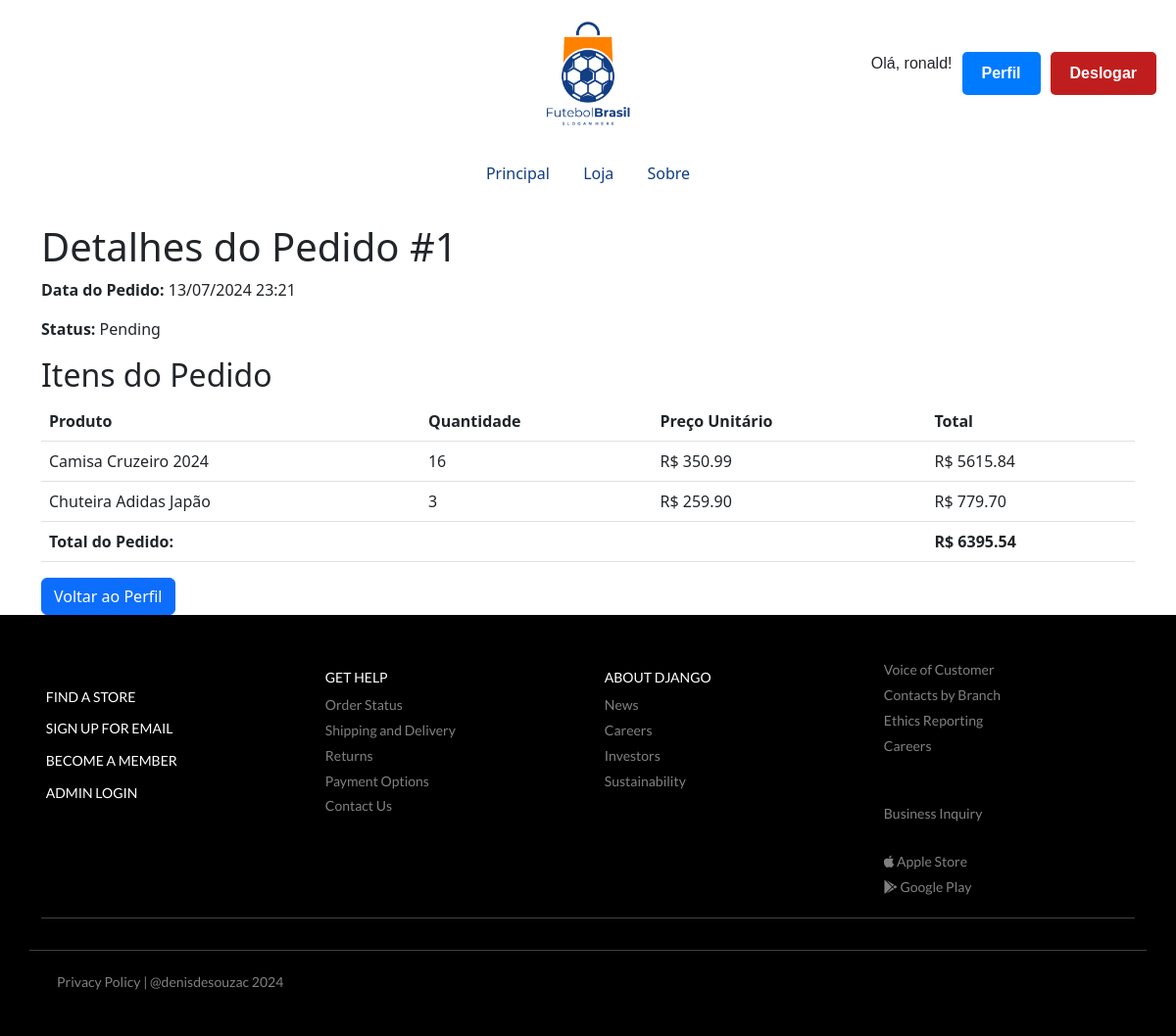
The page /pedido/1/ (signed in) on the database as committed earlier.
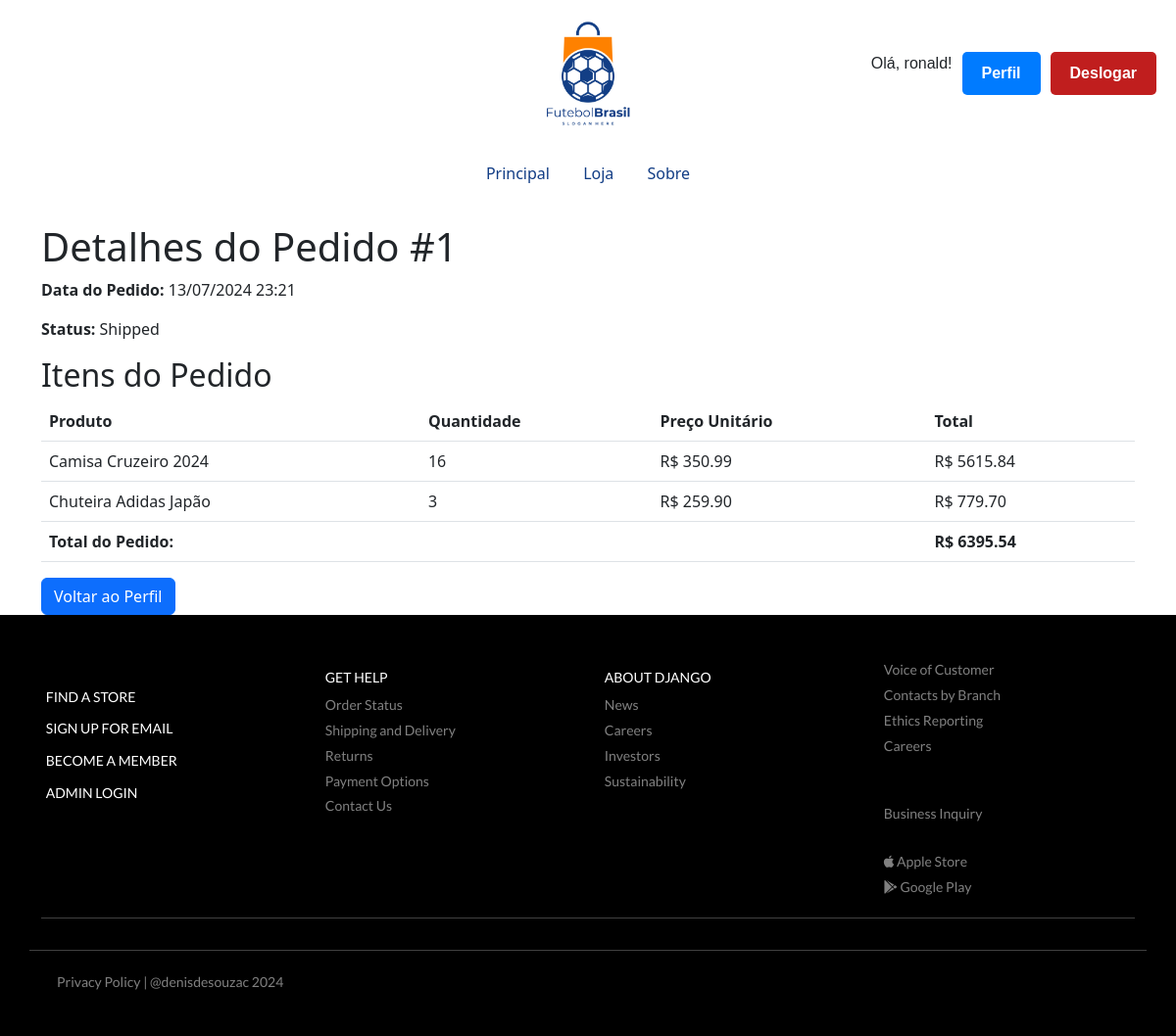
The same page on the database as committed later.
### store/models.py (models this page shows, shortened)
class Order(models.Model):
    order_date = models.DateTimeField(auto_now_add=True)
    status = models.CharField(max_length=20, choices=[('pending', 'Pending'), ('shipped', 'Shipped'), ('delivered', 'Delivered'), ('cancelled', 'Cancelled')])
    client = models.ForeignKey(Client, on_delete=models.CASCADE, related_name='orders')
    delivery_address = models.CharField(max_length=200, blank=True)
    def get_total_price(self):
        return sum(item.total_price for item in self.order_items.all())

class OrderItem(models.Model):
    order = models.ForeignKey(Order, on_delete=models.CASCADE, related_name='order_items')
    product = models.ForeignKey(Product, on_delete=models.CASCADE, related_name='order_items')
    quantity = models.IntegerField(default=1)
    unit_price = models.DecimalField(max_digits=10, decimal_places=2, default=0.00)
    total_price = models.DecimalField(max_digits=10, decimal_places=2, default=0.00)

### store/views.py (the view)
# urls.py: path('pedido/<int:id>/', views.order_detail, name='order_detail'),
def order_detail(request, id):
    order = get_object_or_404(Order, id=id, client=request.user.client)
    return render(request, 'order_detail.html', {'order': order})

### store/templates/order_detail.html (shortened to what this page needs)
{% extends "base.html" %}
{% block conteudo %}
    <div class="container mt-4">
        <h1>Detalhes do Pedido #{{ order.id }}</h1>
        <p><strong>Data do Pedido:</strong> {{ order.order_date|date:"d/m/Y H:i" }}</p>
        <p><strong>Status:</strong> {{ order.get_status_display }}</p>
        <h2>Itens do Pedido</h2>
        <table class="table">
            <thead>
                <tr>
                    <th>Produto</th>
                    <th>Quantidade</th>
                    <th>Preço Unitário</th>
                    <th>Total</th>
                </tr>
            </thead>
            <tbody>
                {% for item in order.order_items.all %}
                    <tr>
                        <td>{{ item.product.name }}</td>
                        <td>{{ item.quantity }}</td>
                        <td>R$ {{ item.unit_price }}</td>
                        <td>R$ {{ item.total_price }}</td>
                    </tr>
                {% endfor %}
                <tr>
                    <td colspan="3"><strong>Total do Pedido:</strong></td>
                    <td><strong>R$ {{ order.get_total_price }}</strong></td>
                </tr>
            </tbody>
        </table>
        <a href="{% url 'perfil' %}" class="btn btn-primary">Voltar ao Perfil</a>
    </div>
{% endblock %}

Rows that differ between the two databases and show on the page:
changed Order id 1: status "Pending" → "Shipped"
